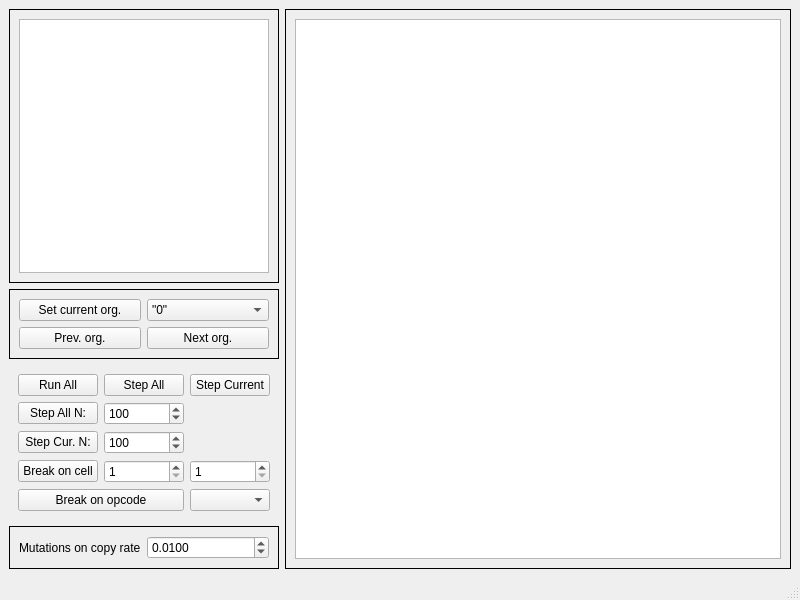
<?xml version="1.0" encoding="UTF-8"?>
<ui version="4.0">
 <class>MainWindow</class>
 <widget class="QMainWindow" name="MainWindow">
  <property name="geometry">
   <rect>
    <x>0</x>
    <y>0</y>
    <width>800</width>
    <height>600</height>
   </rect>
  </property>
  <property name="minimumSize">
   <size>
    <width>0</width>
    <height>0</height>
   </size>
  </property>
  <property name="windowTitle">
   <string>MainWindow</string>
  </property>
  <widget class="QWidget" name="centralwidget">
   <layout class="QGridLayout" name="gridLayout_2">
    <item row="0" column="0">
     <layout class="QGridLayout" name="gridLayout" rowstretch="0,0,0,0" columnstretch="30,70">
      <item row="1" column="0">
       <widget class="QFrame" name="orgs_pane">
        <property name="frameShape">
         <enum>QFrame::Box</enum>
        </property>
        <layout class="QGridLayout" name="gridLayout_7">
         <item row="0" column="0">
          <layout class="QGridLayout" name="gridLayout_6">
           <item row="0" column="0">
            <widget class="QPushButton" name="set_current_org_btn">
             <property name="text">
              <string>Set current org.</string>
             </property>
            </widget>
           </item>
           <item row="0" column="1">
            <widget class="QComboBox" name="organism_selector">
             <item>
              <property name="text">
               <string>&quot;0&quot;</string>
              </property>
             </item>
            </widget>
           </item>
           <item row="1" column="0">
            <widget class="QPushButton" name="prev_org_btn">
             <property name="text">
              <string>Prev. org.</string>
             </property>
            </widget>
           </item>
           <item row="1" column="1">
            <widget class="QPushButton" name="next_org_btn">
             <property name="text">
              <string>Next org.</string>
             </property>
            </widget>
           </item>
          </layout>
         </item>
        </layout>
       </widget>
      </item>
      <item row="0" column="1" rowspan="4">
       <widget class="QFrame" name="memory_view_pane">
        <property name="frameShape">
         <enum>QFrame::Box</enum>
        </property>
        <layout class="QGridLayout" name="gridLayout_3">
         <item row="0" column="0">
          <widget class="QTableWidget" name="memory_view">
           <property name="alternatingRowColors">
            <bool>true</bool>
           </property>
           <attribute name="horizontalHeaderMinimumSectionSize">
            <number>2</number>
           </attribute>
           <attribute name="horizontalHeaderDefaultSectionSize">
            <number>20</number>
           </attribute>
           <attribute name="verticalHeaderMinimumSectionSize">
            <number>2</number>
           </attribute>
           <attribute name="verticalHeaderDefaultSectionSize">
            <number>20</number>
           </attribute>
          </widget>
         </item>
        </layout>
       </widget>
      </item>
      <item row="0" column="0">
       <widget class="QFrame" name="current_org_pane">
        <property name="frameShape">
         <enum>QFrame::Box</enum>
        </property>
        <layout class="QGridLayout" name="gridLayout_8">
         <item row="0" column="0">
          <widget class="QTableWidget" name="simulation_stats"/>
         </item>
        </layout>
       </widget>
      </item>
      <item row="3" column="0">
       <widget class="QFrame" name="global_conf_pane">
        <property name="minimumSize">
         <size>
          <width>0</width>
          <height>0</height>
         </size>
        </property>
        <property name="frameShape">
         <enum>QFrame::Panel</enum>
        </property>
        <layout class="QGridLayout" name="gridLayout_9">
         <item row="0" column="0">
          <layout class="QFormLayout" name="formLayout_2">
           <item row="0" column="0">
            <widget class="QLabel" name="mutation_on_reproduction_rate_label">
             <property name="text">
              <string>Mutations on copy rate</string>
             </property>
            </widget>
           </item>
           <item row="0" column="1">
            <widget class="QDoubleSpinBox" name="mutation_on_reproduction_rate_spinbox">
             <property name="decimals">
              <number>4</number>
             </property>
             <property name="maximum">
              <double>1.000000000000000</double>
             </property>
             <property name="singleStep">
              <double>0.010000000000000</double>
             </property>
             <property name="value">
              <double>0.010000000000000</double>
             </property>
            </widget>
           </item>
          </layout>
         </item>
        </layout>
       </widget>
      </item>
      <item row="2" column="0">
       <widget class="QFrame" name="debugger_pane">
        <layout class="QGridLayout" name="gridLayout_5">
         <item row="0" column="0">
          <layout class="QGridLayout" name="gridLayout_4">
           <item row="0" column="1">
            <widget class="QPushButton" name="step_all_orgs_btn">
             <property name="text">
              <string>Step All</string>
             </property>
            </widget>
           </item>
           <item row="3" column="0">
            <widget class="QPushButton" name="step_N_org_btn">
             <property name="text">
              <string>Step Cur. N:</string>
             </property>
            </widget>
           </item>
           <item row="2" column="0">
            <widget class="QPushButton" name="step_N_orgs_btn">
             <property name="text">
              <string>Step All N:</string>
             </property>
            </widget>
           </item>
           <item row="4" column="2">
            <widget class="QSpinBox" name="break_ip_y_input">
             <property name="minimum">
              <number>1</number>
             </property>
             <property name="maximum">
              <number>10000000</number>
             </property>
            </widget>
           </item>
           <item row="4" column="1">
            <widget class="QSpinBox" name="break_ip_x_input">
             <property name="minimum">
              <number>1</number>
             </property>
             <property name="maximum">
              <number>10000000</number>
             </property>
            </widget>
           </item>
           <item row="3" column="1">
            <widget class="QSpinBox" name="step_N_org_spinbox">
             <property name="minimum">
              <number>1</number>
             </property>
             <property name="maximum">
              <number>10000000</number>
             </property>
             <property name="value">
              <number>100</number>
             </property>
            </widget>
           </item>
           <item row="4" column="0">
            <widget class="QPushButton" name="stop_on_ip_in_cell_btn">
             <property name="text">
              <string>Break on cell</string>
             </property>
            </widget>
           </item>
           <item row="2" column="1">
            <widget class="QSpinBox" name="step_N_orgs_spinbox">
             <property name="minimum">
              <number>1</number>
             </property>
             <property name="maximum">
              <number>10000000</number>
             </property>
             <property name="value">
              <number>100</number>
             </property>
            </widget>
           </item>
           <item row="0" column="0">
            <widget class="QPushButton" name="runall_stopall_btn">
             <property name="text">
              <string>Run All</string>
             </property>
            </widget>
           </item>
           <item row="5" column="0" colspan="2">
            <widget class="QPushButton" name="stop_on_opcode_in_cell_btn">
             <property name="text">
              <string>Break on opcode</string>
             </property>
            </widget>
           </item>
           <item row="5" column="2">
            <widget class="QComboBox" name="break_command_selector"/>
           </item>
           <item row="0" column="2">
            <widget class="QPushButton" name="step_current_org_btn">
             <property name="text">
              <string>Step Current</string>
             </property>
            </widget>
           </item>
          </layout>
         </item>
        </layout>
       </widget>
      </item>
     </layout>
    </item>
   </layout>
  </widget>
  <widget class="QMenuBar" name="menubar">
   <property name="geometry">
    <rect>
     <x>0</x>
     <y>0</y>
     <width>800</width>
     <height>31</height>
    </rect>
   </property>
  </widget>
  <widget class="QStatusBar" name="statusbar"/>
 </widget>
 <resources/>
 <connections/>
</ui>
